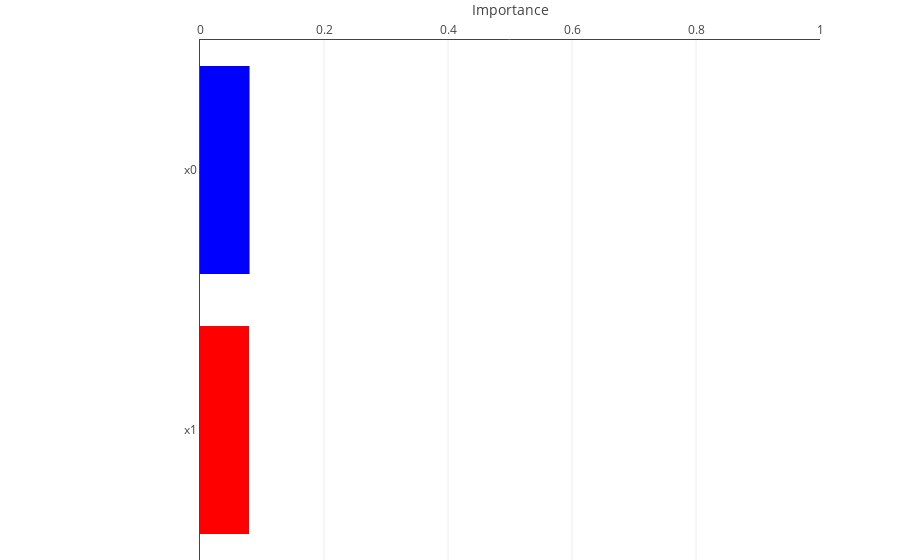

Notebook source saved alongside this figure:
### Code cell
explainer.plot_bias_ranking(X, y_pred, inline=True, colors=["red", "blue"])

### Figure 1 — Plotly figure (JSON) as saved in the notebook; plotly's stock layout.template omitted (floating-point values rounded to 4 significant figures)
{"data": [{"hoverinfo": "x", "marker": {"color": ["red", "blue"]}, "orientation": "h", "type": "bar", "uid": "cb879267-c549-4630-a961-f015b780c760", "x": [0.0793, 0.07997], "y": ["x1", "x0"]}], "layout": {"margin": {"b": 0, "l": 200, "t": 40}, "xaxis": {"fixedrange": true, "range": [0, 1], "showline": true, "side": "top", "title": {"text": "Importance"}, "zeroline": false}, "yaxis": {"fixedrange": true, "showline": true, "zeroline": false}}}
